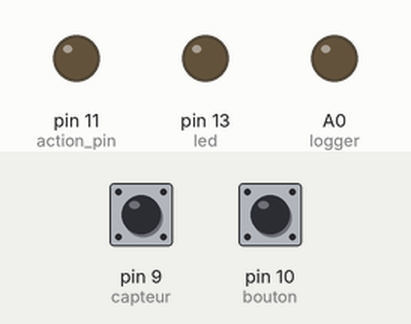
This sketch was run on a simulated Arduino Uno, built with avr-gcc and run on an emulated ATmega328P. Shown: output pins drawn as LEDs (lit = HIGH). Dashed ring = blinking. Inputs (shaded band) come from the test bench; at power-on: pin 10 (bouton) HIGH, pin 9 (capteur) HIGH.

Above: at 1.2 s.
1.3 s: pin 10 (bouton) pulled LOW for 0.15 s
At 1.37 s:
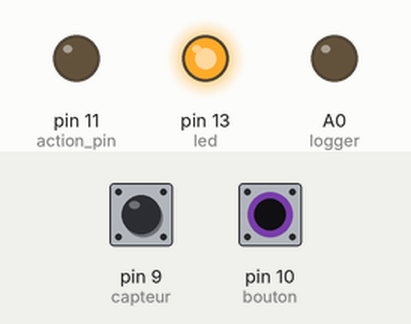
2.9 s: pin 10 (bouton) pulled LOW for 1 s
At 3.96 s:
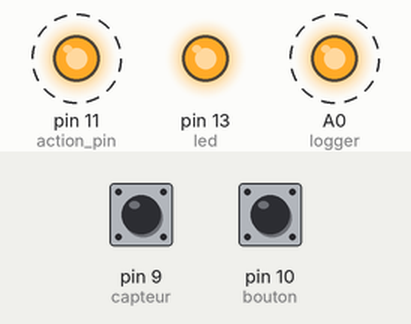
6.9 s: pin 10 (bouton) pulled LOW for 3.2 s
At 7.6 s:
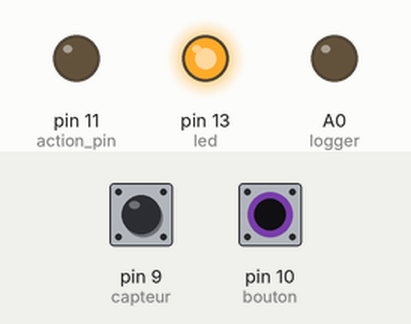
12.2 s: pin 9 (capteur) pulled LOW for 3.2 s
At 16.1 s:
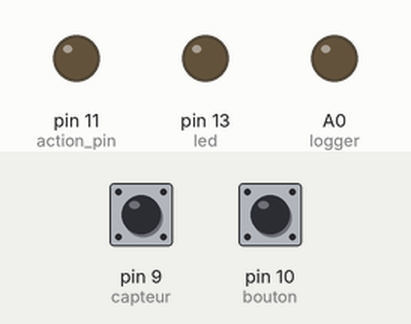
Timing chart, 0 to 17.6 s (numbered marks = the images above; inputs shaded):
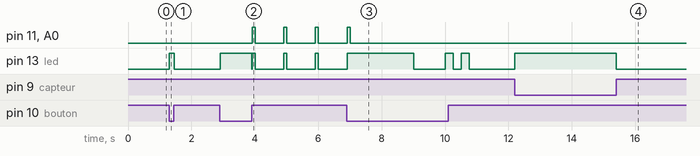

The sketch:

remote_camera_arduino.ino
```cpp
// BUT : prise de photo toutes les secondes + possibilité de pause avec intervale d'une seconde qui continue à etre suivi
// Capteur de tour + Bouton photo + Prise de photo (D9 D10 D11)
// cable blanc un sur le GND, l'autre sur le 9
// cable
int bouton = 10;        // bouton de prise de photo
int action_pin = 11;    // actionneur de photo
int led = 13;
int capture = 1;
int logger = A0;
unsigned long action_time = 3000;
bool auto_mode = true;
int ntour = 0;
int capteur = 9;     // compteur de tour
int tmax = 7;    // 2 aimants pour une roue de 700 : 0,5 tour = 1,065m / 1 aimant pour une roue de brompton 1 tour = 1,33
unsigned long button_timer ;


void setup() {
  pinMode(bouton, INPUT_PULLUP);
  pinMode(action_pin, OUTPUT);
  pinMode(logger, OUTPUT);
  pinMode(led, OUTPUT);
  digitalWrite(action_pin, LOW);
  digitalWrite(logger, LOW);

  pinMode(capteur, INPUT_PULLUP);
}


void loop() {

  if (auto_mode) {
    if ( millis() >= action_time) {
      if (capture == 1) {
        prendre_photo();
      }
      action_time = action_time + 1000L;
    }

    if (digitalRead(bouton) == LOW) {
      digitalWrite(led, HIGH);
      button_timer = millis();
      while (digitalRead(bouton) == LOW && millis() - button_timer <= 2000L) {
        delay(10);
      }
      digitalWrite(led, LOW);
      if (millis() - button_timer > 2000L) {
        changement_mode();
      }
      else if (capture == 1) {  // commutation prise de vue en continu ou pas
        capture = 0;
      }
      else {
        capture = 1;
        action_time = millis();
      }
    }
    delay(10);
  }
  else
  {
    if (ntour >= tmax) {
      prendre_photo();
      ntour = 0;
    }
    if (digitalRead(capteur) == LOW) {
      digitalWrite(led, HIGH);
      ntour++;
      while (digitalRead(capteur) == LOW) {
        delay(10);
      }
      digitalWrite(led, LOW);
    }
    if (digitalRead(bouton) == LOW) {
      digitalWrite(led, HIGH);
      button_timer = millis();
      while (digitalRead(bouton) == LOW && millis() - button_timer <= 2000L) {
        delay(10);
      }
      digitalWrite(led, LOW);
      if (millis() - button_timer > 2000L) {
        changement_mode();
      }
      else {
        ntour = tmax;
      }
    }
  }

}

void prendre_photo()
{
  digitalWrite(action_pin, HIGH); // shunt interupteur de prise de photo via optocoupleur
  digitalWrite(logger, HIGH); // lance un log sur le arduino 2
  digitalWrite(led, HIGH);
  delay(100);                     // délai pour prise en compte de l'appui prise de photo
  digitalWrite(action_pin, LOW);
  digitalWrite(logger, LOW);
  digitalWrite(led, LOW);
}

void changement_mode () {
  if (auto_mode) {
    auto_mode = false;
    clignoter();
  }
  else {
    auto_mode = true;
    clignoter();
    // capture = 1;                   // on active si désiré le mode prise de vue ayu redémarage
    action_time = millis() + 1000L;   // on règle la valeur du compteur pour une prise de vue
  }
}

void lire_bouton () {       // fonction a activer après modif de la pause en mode auto

  button_timer = millis();
  if (digitalRead(bouton) == LOW) {
    digitalWrite(led, HIGH);
    while (digitalRead(bouton) == LOW && millis() - button_timer <= 2000L) {
      delay(10);
    }
    digitalWrite(led, LOW);
  }
}

void clignoter()
{
  digitalWrite(led, LOW);
  delay (1000);
  digitalWrite(led, HIGH);
  delay (250);
  digitalWrite(led, LOW);
  delay (250);
  digitalWrite(led, HIGH);
  delay (250);
  digitalWrite(led, LOW);
  delay (250);
}
```

Measured:
- after the input at 1.3 s, pin 13 (led): LOW → HIGH at once, → LOW 0.15 s later
- after the input at 2.9 s, pin 11 (action_pin), A0 (logger): alternates HIGH for 0.10 s and LOW for 0.90 s, starting after 1.0 s
- after the input at 6.9 s, pin 11 (action_pin), A0 (logger): goes on until 7.0 s, then stays LOW
- after the input at 12.2 s, pin 13 (led): LOW → HIGH at once, → LOW 3.2 s later
